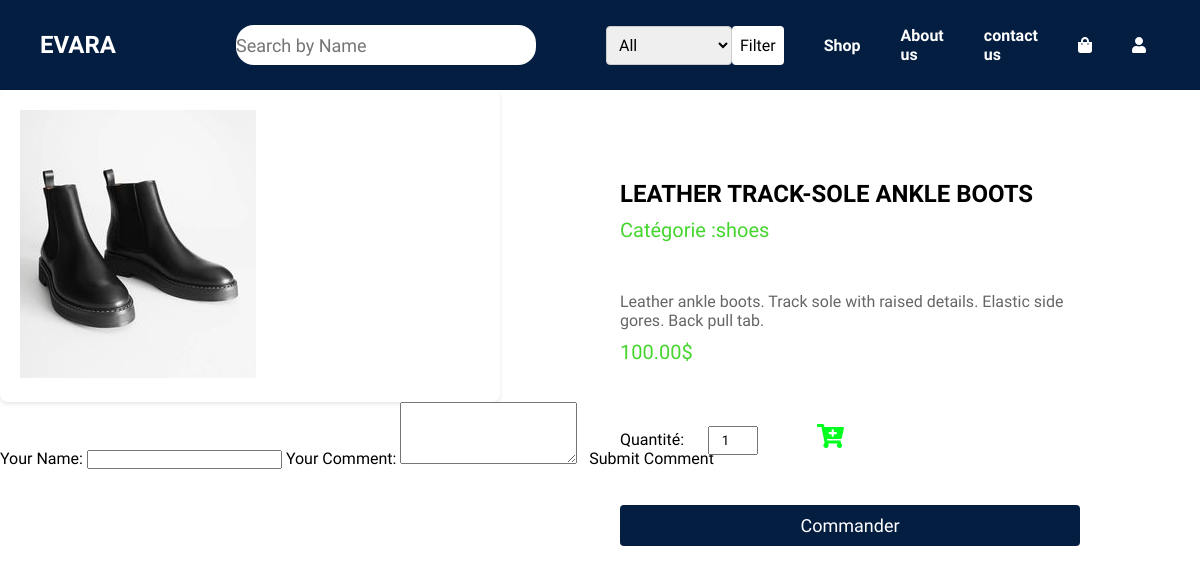
Page /produit.php?id=4 on the committed database.
### tables this page shows
CREATE TABLE `products` (
  `id` int(11) NOT NULL,
  `name` varchar(255) NOT NULL,
  `description` text DEFAULT NULL,
  `price` decimal(10,2) NOT NULL,
  `image_path` varchar(255) NOT NULL,
  `category` varchar(50) NOT NULL,
  `stock` int(11) NOT NULL
);

### produit.php (the view, shortened to what this page needs)
<?php
$servername = "127.0.0.1";
$username = "root";
$password = "";
$dbname = "ecommerce";
$conn = new mysqli($servername, $username, $password, $dbname);
$id = @$_GET["id"];
$query = "SELECT * FROM products WHERE id = ? ";
$stmt = $conn->prepare($query);
$stmt->bind_param("i", $id);
$stmt->execute();
$result = $stmt->get_result();
$products = $result->fetch_assoc();
?>
<!DOCTYPE html>
<html lang="en">
<head>
</head>
<body>
<section id="header">
    <div class="head">
      <ul class="navbar">
        <h2 id="logo"><a href="index.php">EVARA</a></h2>
        <li>
          <form action="" method="GET" class="form">
            <input type="text" name="search_name" class="search" placeholder="Search by Name" >
        </li>
        <li id='catego'>
          <div class="abc">
            <select name="category" id="category">
              <option value="all">All</option>
            </select>
            <button type="submit">Filter</button>
          </div>
        </li>
      <li><a href="shop.php">Shop</a></li>
      <li><a href="about.html">About us</a></li>
      <li><a href="contact.html">contact us</a></li>
      <li><a href="cart.html"><i class="fas fa-shopping-bag" style="color: white;"></i></a></li>
      <li><a href="profile.html"><i class="fas fa-user" style="color: #ffffff;"></i></a>
      </li>
      </ul>
    </div>
  </section>
  <div class="center-body">
  <?php if (isset($products) && is_array($products) && count($products) > 0): ?>
        <div class="product-container">
            <div class="imag"> <img class="product-image" src="<?php echo $products["image_path"]; ?>" alt="Product Image"></div></div>
            <div class="des">
                <h2 class="product-title"><?php echo $products["name"]; ?></h2>
            <p class="product-price">Catégorie :<?php echo $products["category"]; ?></p>
            <p class="product-description"><?php echo $products["description"]; ?></p>
            <p class="product-price"><?php echo $products["price"]; ?>$</p>
            <form action="commander.php" method="post">
                <label for="quantity">Quantité:</label>
                 <input class="quantity-input" type="number" id="quantity" name="quantity" value="1" min="1">
                 <a href="#"><i class="fas fa-cart-plus" style="color: #00ff1e;" id="icon" ></i></a>
                <button class="order-button">Commander</button>
            </form>
        </div>
    </div>
    <form method="post" action="">
    <label for="user_name">Your Name:</label>
    <input type="text" id="user_name" name="user_name" required>
    <label for="comment">Your Comment:</label>
    <textarea id="comment" name="comment" rows="4" required></textarea>
    <button type="submit">Submit Comment</button>
</form>
    <?php endif; ?>
</body>
</html>

### produit.php (style rules this page uses)
* { margin: 0; padding: 0; box-sizing: border-box; font-family: "Spartan", sans-serif; }
#logo a { text-decoration: none; color: #ffff; font-family: "Handlee",sans-serif; margin-left: -40px; margin-right: 100px; }
#header { display: flex ; align-items: center; justify-content: space-between; padding: 20px 80px; background-color:#041e42; height: 90px; left: 0; flex-wrap: wrap; width: 100%; }
.navbar { display: flex; align-items:center ; justify-content: center; justify-content: space-around; }
.navbar li { list-style: none; padding: 0 20px; }
.navbar li a { text-decoration: none; font-size: 16px; font-weight: 600; color: white; }
ul.navbar { position: relative; }
ul.navbar li { position: relative; }
.form input { display: flex; width: 300px; flex: 1; border-radius: 18px; height: 40px; width: 300px; margin-right: 30px; border: 0; outline: 0; font-size: 18px; }
#category { padding: 8px; font-size: 16px; border: 1px solid #ccc; border-radius: 4px; }
.abc { display: flex; justify-content: space-between; }
button { padding: 8px; font-size: 16px; background-color: #fff; color: black; border: none; border-radius: 4px; cursor: pointer; }
.product-container { display: inline; }
.product-container .imag { background-color: #fff; border-radius: 8px; box-shadow: 0 2px 4px rgba(0, 0, 0, 0.1); padding: 20px; max-width: 500px; width: 50%; }
.des { padding: 20px; max-width: 500px; width: 50%; position: absolute; right: -0px; top: 0; margin-top: 150px; padding-left: -1px; left:600px; }
.des .product-title { font-size: 24px; margin: 10px 0; }
.des .product-description { font-size: 16px; color: #666; margin: 10px 0; }
.des .product-price { font-size: 20px; color: #45D62E; margin-bottom: 50px; }
.des .quantity-input { width: 50px; padding: 5px; text-align: center; margin-left: 20px; }
.des .order-button { display: block; width: 100%; background-color: #041e42; color: #fff; border: none; border-radius: 4px; padding: 10px; font-size: 18px; cursor: pointer; margin-top: 50px; }
.des a { text-decoration: none; }
#icon { font-size: 24px; color: #00ff1e; margin-left: 55px; margin-top: 10px; }

### rows in the picture
products: image_path (picture), name "LEATHER TRACK-SOLE ANKLE BOOTS", category "shoes", description "Leather ankle boots. Track sole with raised details. Elastic side gores. Back pull tab.", price "100.00"
